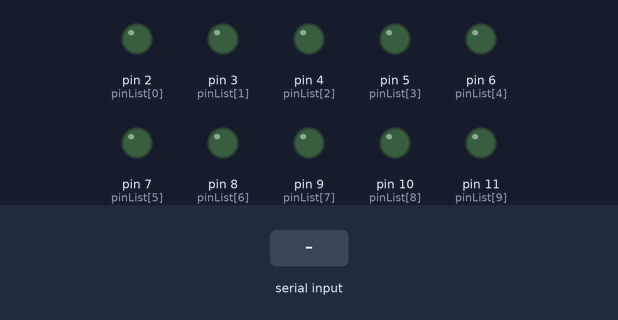
A sketch run on a simulated Arduino Uno, built with avr-gcc and run on an emulated ATmega328P. Parts: output pins drawn as LEDs (lit = HIGH). The inputs (shaded band) are chosen by the test bench.

Above: at 1.2 s.
1.3 s: "90,45\n" received over Serial
At 1.7 s:
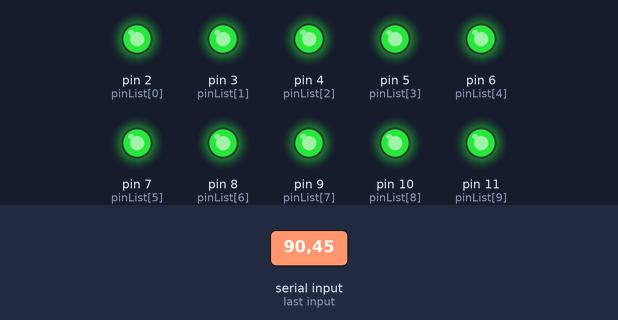
4.0 s: "5\n" received over Serial
At 4.8 s:
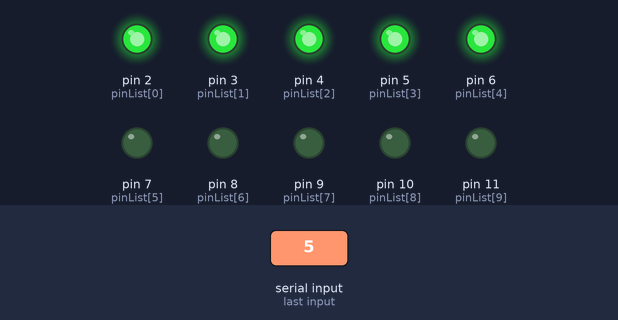
Timing chart, 0 to 7.0 s (numbered marks = the images above; inputs shaded):
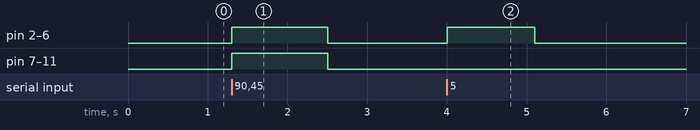

The sketch:

main.ino
```cpp
/**
  Control bar LED with serial monitor
  10 APR 2025 by Blind Author
*/

int pinList[] = {2, 3, 4, 5, 6, 7, 8, 9, 10, 11};

int threshold = 0;

void setup() {
  for (int i=0; i<10; i++) {
    pinMode(pinList[i], OUTPUT);
  }

  Serial.begin(9600);
}

void loop() {
  if (Serial.available()) {
    threshold = Serial.parseInt();
  }

  for (int i=0; i<10; i++) {
    if (i < threshold) {
      digitalWrite(pinList[i], HIGH);
    } else {
      digitalWrite(pinList[i], LOW);
    }
  }
  delay(100);
}
```

Measured:
- after the input at 1.3 s, pin 2 (pinList[0]), pin 3 (pinList[1]), pin 4 (pinList[2]), pin 5 (pinList[3]), pin 6 (pinList[4]), pin 7 (pinList[5]), pin 8 (pinList[6]), pin 9 (pinList[7]), pin 10 (pinList[8]), pin 11 (pinList[9]): LOW → HIGH at once, → LOW 1.2 s later
- after the input at 4.0 s, pin 2 (pinList[0]), pin 3 (pinList[1]), pin 4 (pinList[2]), pin 5 (pinList[3]), pin 6 (pinList[4]): LOW → HIGH at once, → LOW 1.1 s later
